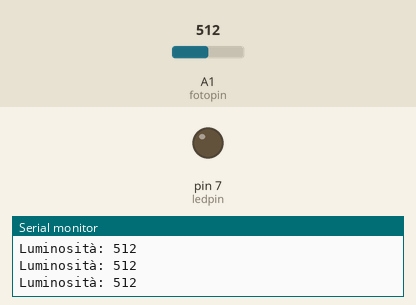
This sketch was run on a simulated Arduino Uno, built with avr-gcc and run on an emulated ATmega328P. Shown: output pins drawn as LEDs (lit = HIGH), the last lines printed to the serial monitor. The inputs (shaded band) are chosen by the test bench; at power-on: A1 (fotopin) = 512.

Above: at 1.2 s.
1.3 s: A1 (fotopin) set to 314
2.8 s: A1 (fotopin) set to 282
At 4.2 s:
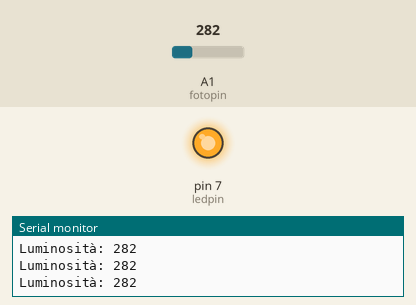
4.5 s: A1 (fotopin) set to 306
At 5.5 s:
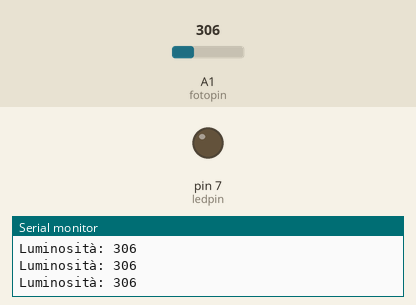
6.0 s: A1 (fotopin) set to 122
At 6.7 s:
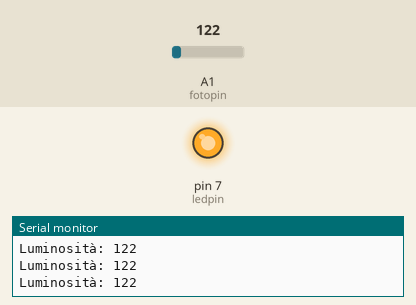
Timing chart, 0 to 8.5 s (numbered marks = the images above; inputs shaded):
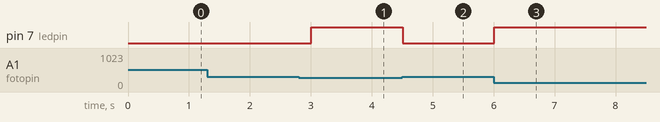

Measured:
- the behaviour switches between 300 and 299 on A1 (fotopin) (found by bisection; images 0 and 1)
- after the input at 2.8 s, pin 7 (ledpin): LOW → HIGH after 0.21 s
- after the input at 4.5 s, pin 7 (ledpin): HIGH → LOW at once
- after the input at 6.0 s, pin 7 (ledpin): LOW → HIGH at once

The sketch:

fotosensore_luminosita_per_giardino.ino
```cpp
int ledpin = 7;
int fotopin = A1;
int soglia = 300;

void setup() {
  Serial.begin(9600);
  pinMode(ledpin, OUTPUT);
}

void loop() {
  int luminosita = analogRead(fotopin);
  Serial.print("Luminosità: ");
  Serial.println(luminosita);
  if(luminosita <soglia){
    digitalWrite(ledpin, HIGH);
  }else{
    digitalWrite(ledpin, LOW);
    }
  delay(250);
  }
```
